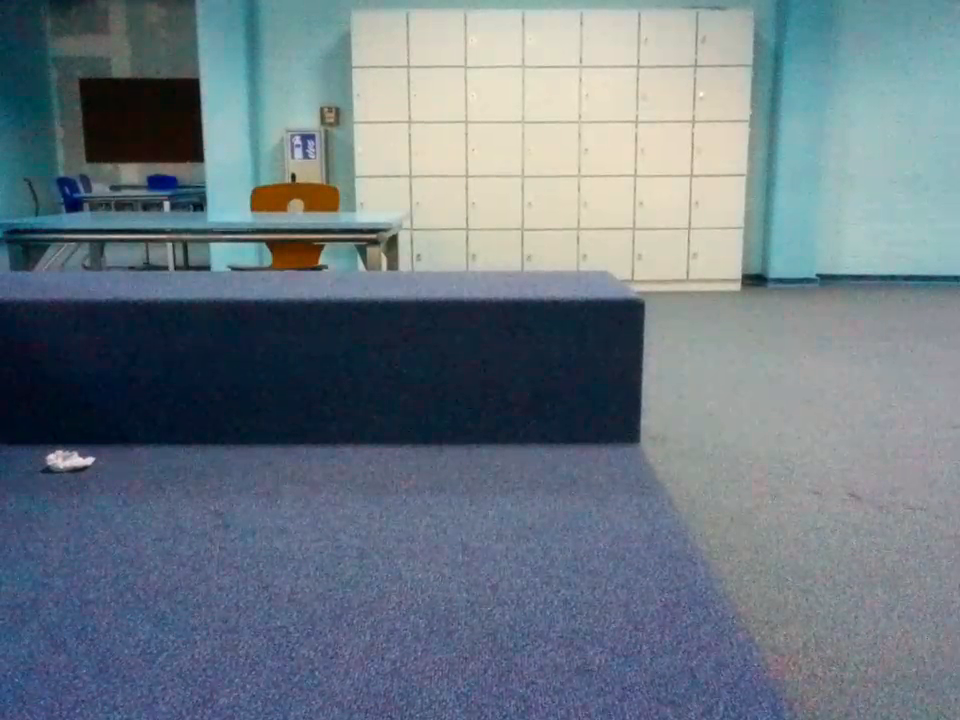
#> input picture picture.png, 960 x 720 px, given in place of the camera
$ python web.py   (older library calls are emulated)
#> lines starting #> are read from the running program, lines starting #| are printed output that depends on the picture; after the words box and inside, x2 and y2 are one past the last pixel; in counts of white or black regions, pixels touching at a corner belong together
### imgproc.py
from re import split
import cv2
import sys
from cv2.typing import MatLike
import numpy as np
import math


# [70 lines left out: functions main, detect_circle_1, do_and_draw_hough, not called in this run]

def filter_col(keep_threshhold,remvo_threshold,ch_keep,ch_rm1,ch_rm2):

    _, keep_thr_ch = cv2.threshold(ch_keep, keep_threshhold, 255, cv2.THRESH_BINARY)
    _, rm_thr_1 = cv2.threshold(ch_rm1, remvo_threshold, 255, cv2.THRESH_BINARY)
    _, rm_thr_2 = cv2.threshold(ch_rm2, remvo_threshold, 255, cv2.THRESH_BINARY)


    not_b = cv2.bitwise_not(rm_thr_1)
    not_g = cv2.bitwise_not(rm_thr_2)

    r_and_not_b = cv2.bitwise_and(keep_thr_ch, not_b)
    r_and_not_g = cv2.bitwise_and(keep_thr_ch, not_g)

    return cv2.bitwise_and(r_and_not_b, r_and_not_g)


# [98 lines left out: functions filter_contours, get_circles_hough, get_angle, get_coords, resize, not called in this run]
# [2 lines that do not run on import are left out]

### web.py

import  sys
import cv2
import numpy as np

import imgproc
cv2.namedWindow("mine")
cv2.namedWindow("only_red")
vc = cv2.VideoCapture(0)

frame = None
if vc.isOpened(): # try to get the first frame
    rval, frame = vc.read()
#> frame is the input picture: shape (720, 960, 3); mean B, G, R 131.2, 121.3, 108.3
else:
    rval = False

if frame is None:
    sys.exit()

while rval:
    b,g,r = cv2.split(frame)
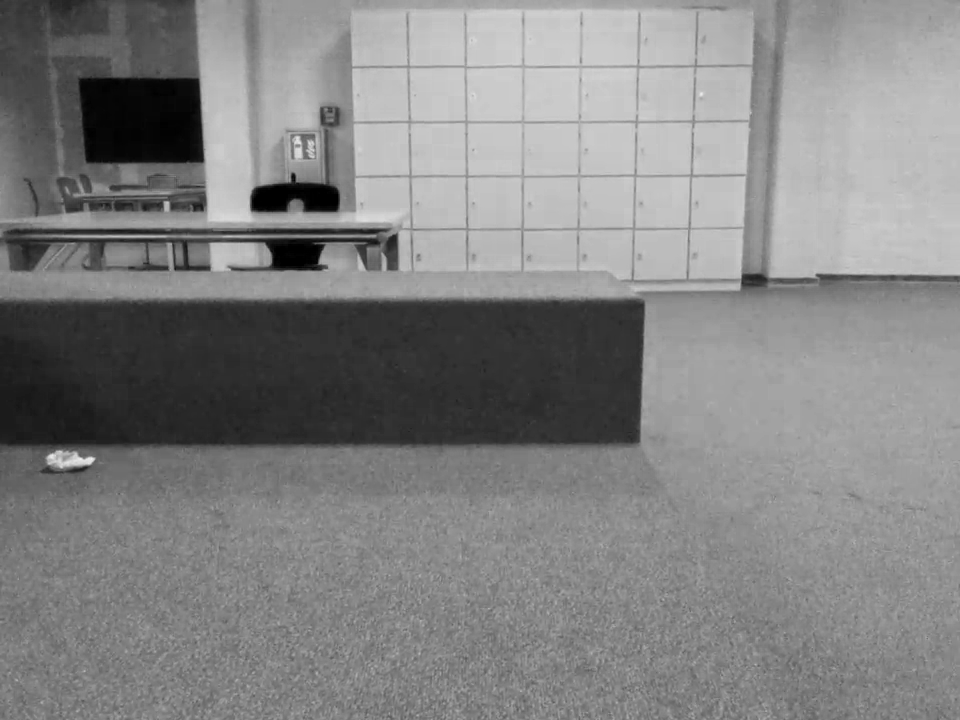
#> b: shape (720, 960); min 0, max 240, mean 131.2
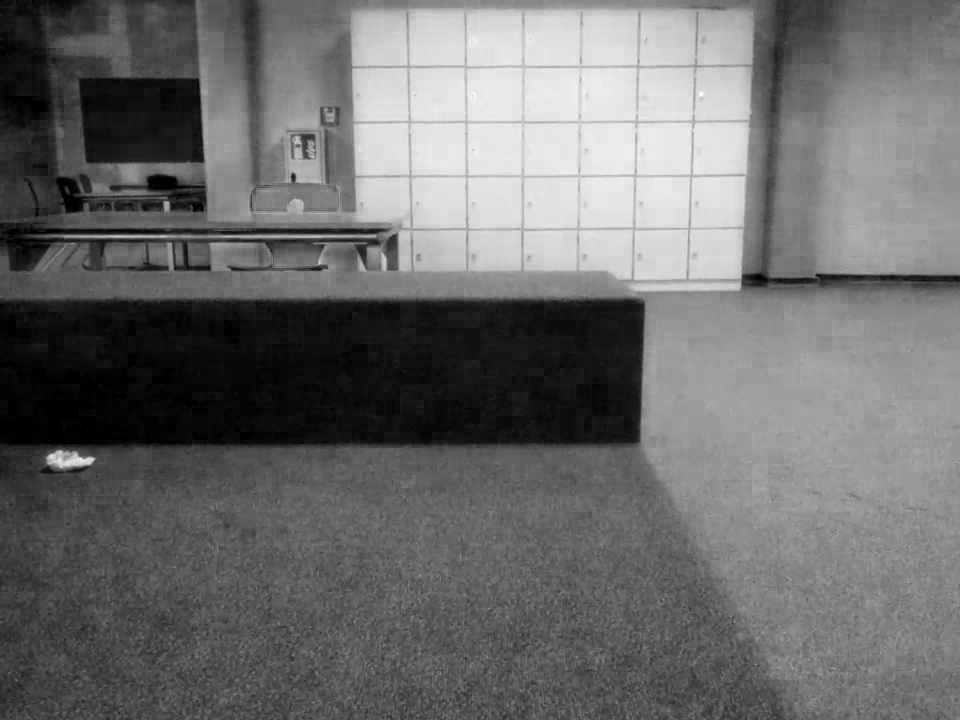
#> r: shape (720, 960); min 0, max 255, mean 108.3
    only_red = imgproc.filter_col(120,100,r,g,b)
#> in filter_col, `_, keep_thr_ch = cv2.threshold(ch_keep, keep_threshhold, 255, cv2.THRE..`:
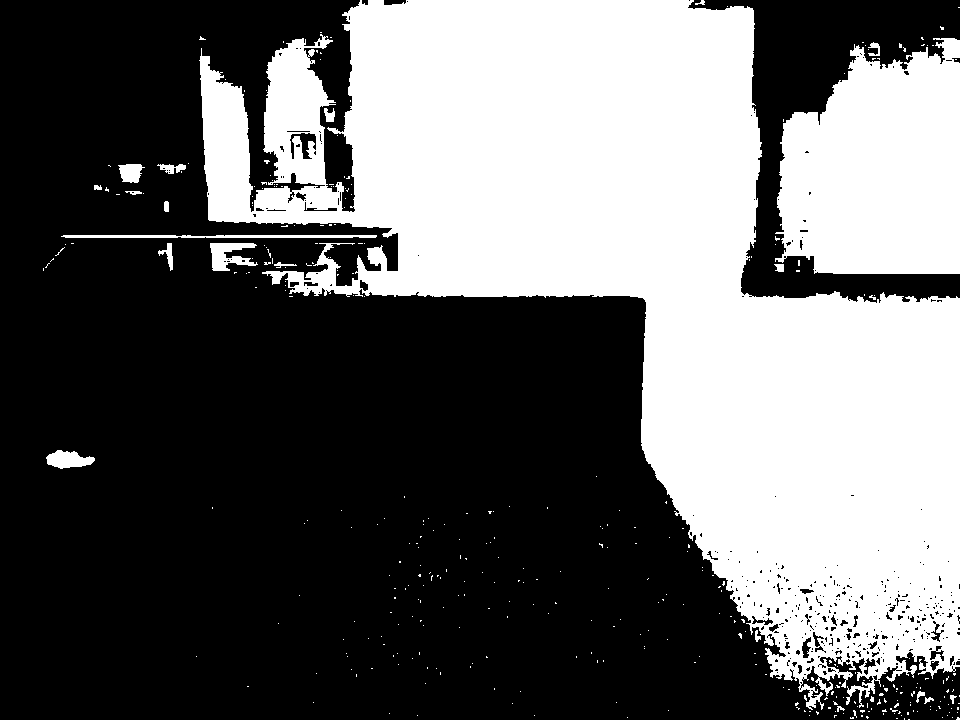
#> keep_thr_ch: shape (720, 960); 40.1% white; 376 white regions (355 under 20 px), largest, box (x1, y1, x2, y2) and area: (199, 0, 960, 710) 237603, (775, 38, 960, 274) 35103, (61, 235, 377, 238) 898
#> in filter_col, `_, rm_thr_1 = cv2.threshold(ch_rm1, remvo_threshold, 255, cv2.THRESH_B..`: rm_thr_1: shape (720, 960); 62.9% white; 800 black regions (690 under 20 px), largest, box (x1, y1, x2, y2) and area: (0, 275, 786, 720) 197509, (0, 0, 207, 217) 37570, (0, 223, 389, 273) 9094
#> in filter_col, `_, rm_thr_2 = cv2.threshold(ch_rm2, remvo_threshold, 255, cv2.THRESH_B..`:
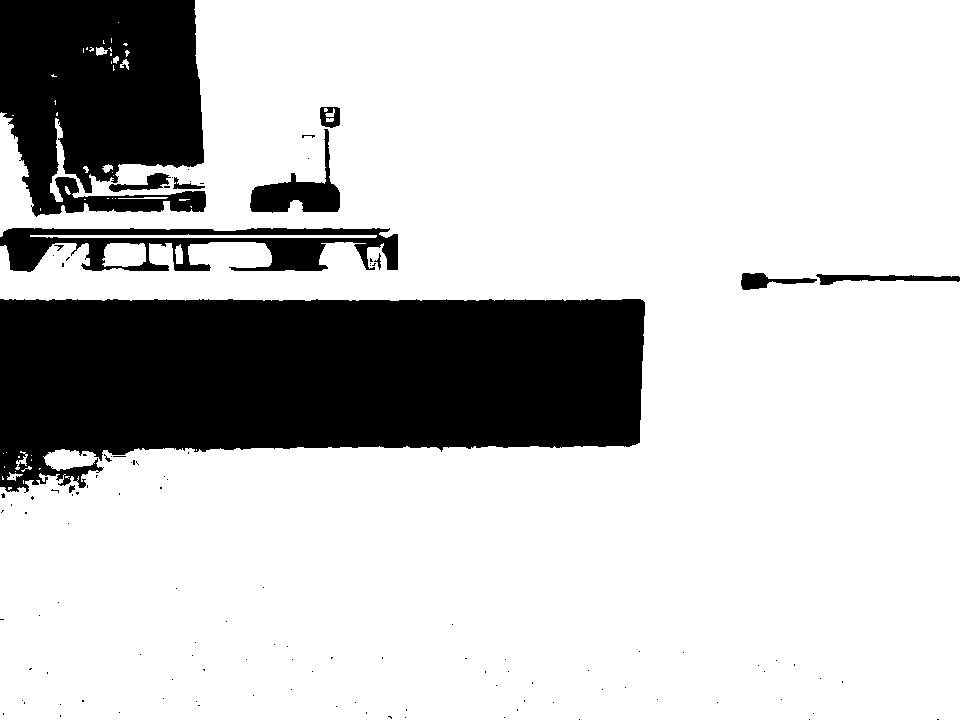
#> rm_thr_2: shape (720, 960); 78.6% white; 118 black regions (104 under 20 px), largest, box (x1, y1, x2, y2) and area: (0, 299, 645, 493) 97427, (0, 0, 206, 217) 36096, (0, 228, 398, 272) 8957
#> in filter_col, `r_and_not_b = cv2.bitwise_and(keep_thr_ch, not_b)`: r_and_not_b: shape (720, 960); 0.24% white; 27 white regions (25 under 20 px), largest, box (x1, y1, x2, y2) and area: (254, 184, 339, 212) 1543, (274, 262, 297, 268) 57
#> in filter_col, `r_and_not_g = cv2.bitwise_and(keep_thr_ch, not_g)`: r_and_not_g: shape (720, 960); 0.28% white; 43 white regions (40 under 20 px), largest, box (x1, y1, x2, y2) and area: (252, 182, 340, 213) 1720, (274, 262, 297, 268) 57, (374, 253, 381, 264) 25

    sobelx = cv2.Sobel(frame, cv2.CV_64F, 1, 0, ksize=3)
    sobely = cv2.Sobel(frame, cv2.CV_64F, 0, 1, ksize=3)
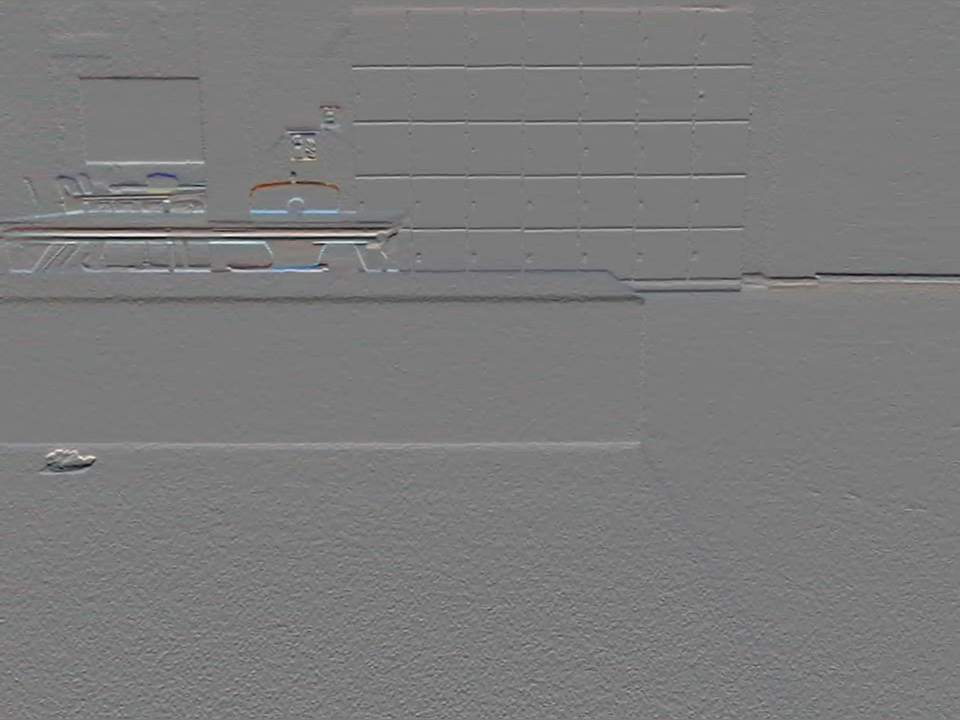
#> sobely: shape (720, 960, 3) float64; mean B, G, R -0.1, -0.4, -0.1; drawn with min black and max white
    gradient_magnitude = cv2.magnitude(sobelx, sobely)
    gradient_magnitude = cv2.convertScaleAbs(gradient_magnitude)
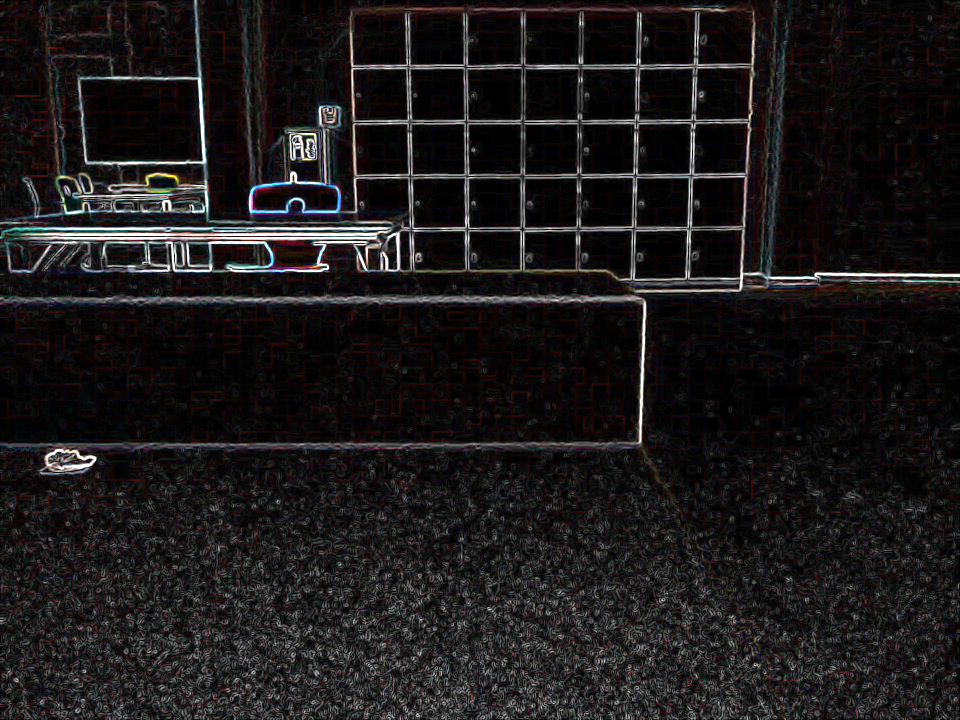
#> gradient_magnitude: shape (720, 960, 3); mean B, G, R 26.3, 26, 28.2

    cv2.imshow("only_red",gradient_magnitude)
    rval, frame = vc.read()
    key = cv2.waitKey(20)
#> (key Esc is pressed here)
    if key == 27: # exit on ESC
        break

vc.release()
cv2.destroyAllWindows()
